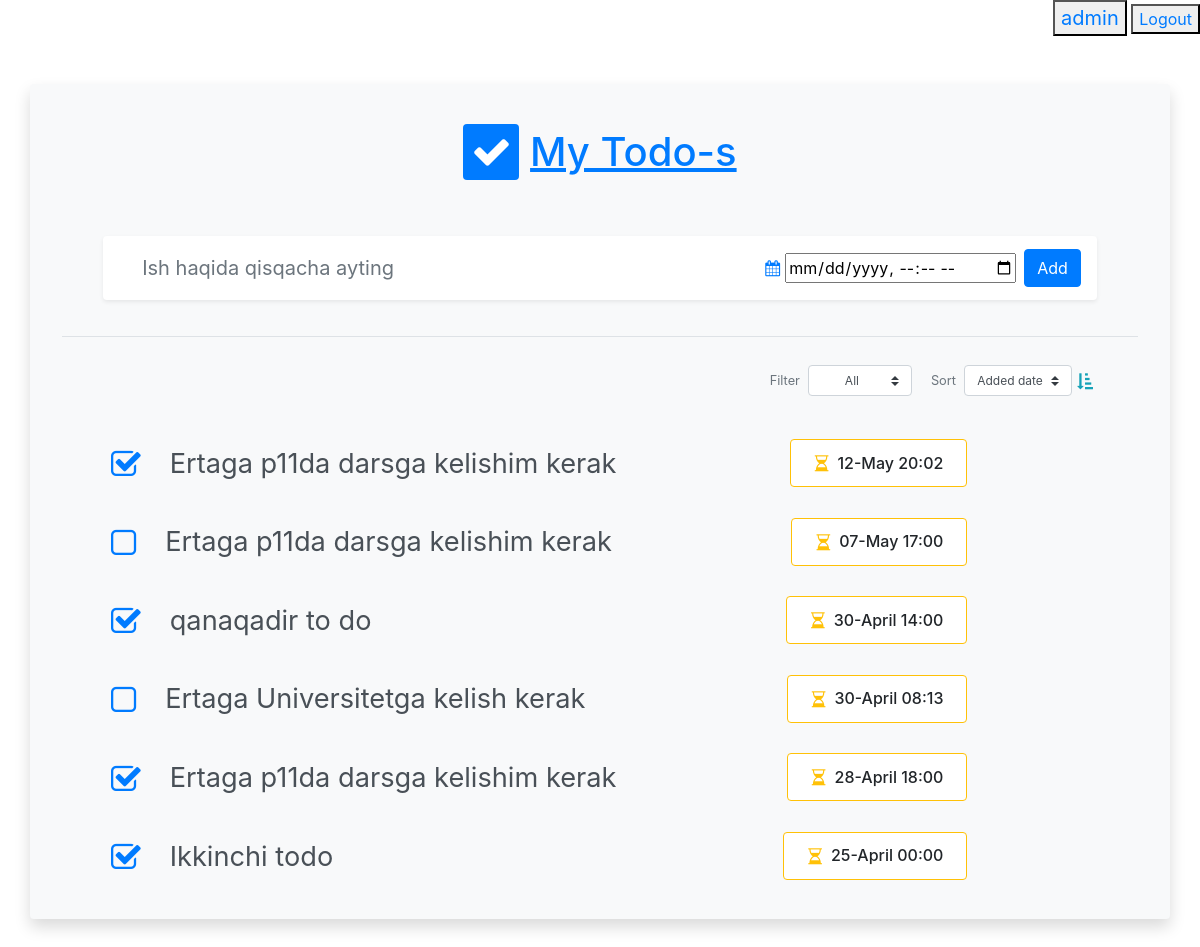
The app's page / (signed in) with its own data.
### app/models.py (models this page shows, shortened)
class Todo(models.Model):
    tanlovlar = (
        ('created', 'To do listning holati Yaratildi '), ('done', 'To do listning holati Bajarildi')
    )
    user = models.ForeignKey(User, on_delete=models.CASCADE, null=True, blank=True)
    title = models.CharField(max_length=125, null=True, blank=True)
    image = models.ImageField(upload_to='images', null=True, blank=True)
    due_time = models.DateTimeField(null=True, blank=True)
    status = models.CharField(max_length=25, default='created', null=True, blank=True, choices=tanlovlar)
    created_date = models.DateTimeField(auto_now_add=True, null=True, blank=True)
    def format_time(self):
        datetodo = self.due_time+datetime.timedelta(hours=5)
        return datetodo.strftime("%d-%B  %H:%M")
    def format_time_html(self):
        datetodo = self.due_time + datetime.timedelta(hours=5)
        return datetodo.strftime("%Y-%m-%dT%H:%M")

### app/views.py (the view, shortened to what this page needs)
# urls.py: path('', home, name='home'),
def home(request):
    if not request.user.is_authenticated:
        return redirect('login')
    user = request.user
    todos = Todo.objects.filter(user=user).order_by('-due_time')
    return render(request=request, template_name='home.html', context={'todos': todos})

### templates/home.html (shortened to what this page needs)
<!DOCTYPE html>
{% load static %}
<html lang="en">
<head>
    <link rel="stylesheet" href="{% static 'todo/style.css' %}">
    <link rel="stylesheet" href="https://stackpath.bootstrapcdn.com/bootstrap/4.1.3/css/bootstrap.min.css">
    <link rel="stylesheet" href="https://stackpath.bootstrapcdn.com/font-awesome/4.7.0/css/font-awesome.min.css">
    <link rel="stylesheet"
          href="https://cdnjs.cloudflare.com/ajax/libs/bootstrap-datepicker/1.9.0/css/bootstrap-datepicker.standalone.min.css">
</head>
<body>
<div style="text-align: right">
    {% if request.user.username %}
    <button><a style=" font-size:20px; " href="#">{{ request.user.username }}</a> </button>
    {% else %}
    <button><a style=" font-size:20px; " href="{% url 'login' %}">Kirish</a> </button>
    {% endif %}
    <button><a href="{% url 'logout' %}">Logout</a></button>
</div>
<div class="container m-5 p-2 rounded mx-auto bg-light shadow">
    <div class="row m-1 p-4">
        <div class="col">
            <div class="p-1 h1 text-primary text-center mx-auto display-inline-block">
                <i class="fa fa-check bg-primary text-white rounded p-2"></i>
                <u>My Todo-s</u>
            </div>
        </div>
    </div>
    <div class="row m-1 p-3">
        <div class="col col-11 mx-auto">
            <div class="row bg-white rounded shadow-sm p-2 add-todo-wrapper align-items-center justify-content-center">
                <div class="col">
                    <input class="form-control form-control-lg border-0 add-todo-input bg-transparent rounded"
                           type="text" id="todo_description" placeholder="Ish haqida qisqacha ayting">
                </div>
                <div class="col-auto m-0 px-2 d-flex align-items-center">
                    <i class="fa fa-calendar my-2 px-1 text-primary btn due-date-button" data-toggle="tooltip"
                       data-placement="bottom" title="Set a Due date"></i>
                    <input type="datetime-local" id="todotime">
                </div>
                <div class="col-auto px-0 mx-0 mr-2" id="buttonid">
                    <button type="button" class="btn btn-primary" onclick="send_data()" id='add_button'>Add</button>
                </div>
            </div>
        </div>
    </div>
    <div class="p-2 mx-4 border-black-25 border-bottom"></div>
    <div class="row m-1 p-3 px-5 justify-content-end">
        <div class="col-auto d-flex align-items-center">
            <label class="text-secondary my-2 pr-2 view-opt-label">Filter</label>
            <select class="custom-select custom-select-sm btn my-2" id="filter_todo" onchange="filter_todo()">
                <option value="all" selected>All</option>
            </select>
        </div>
        <div class="col-auto d-flex align-items-center px-1 pr-3">
            <label class="text-secondary my-2 pr-2 view-opt-label">Sort</label>
            <select class="custom-select custom-select-sm btn my-2">
                <option value="added-date-asc" selected>Added date</option>
            </select>
            <i class="fa fa fa-sort-amount-asc text-info btn mx-0 px-0 pl-1" data-toggle="tooltip"
               data-placement="bottom" title="Ascending"></i>
        </div>
    </div>
    <div class="row mx-1 px-5 pb-3 w-80">
        <div class="col mx-auto" id="all_todos">
            {% for i in todos %}
                <div class="row px-3 align-items-center todo-item rounded">
                    <div class="col-auto m-1 p-0 d-flex align-items-center">
                        <h2 class="m-0 p-0">
                            {% if i.status == 'done' %}
                                <i class="fa fa-check-square-o text-primary btn m-0 p-0" data-toggle="tooltip"
                                   data-placement="bottom" title="Mark as todo"></i>
                            {% else %}
                                <i class="fa fa-square-o text-primary btn m-0 p-0" data-toggle="tooltip"
                                   data-placement="bottom" title="Mark as complete"></i>
                            {% endif %}
                        </h2>
                    </div>
                    <div class="col px-1 m-1 d-flex align-items-center">
                        <input type="text"
                               class="form-control form-control-lg border-0 edit-todo-input bg-transparent rounded px-3"
                               readonly value="{{ i.title }}" title="Renew car insurance"/>
                    </div>
                    <div class="col-auto m-1 p-0 px-3">
                        <div class="row">
                            <div class="col-auto d-flex align-items-center rounded bg-white border border-warning">
                                <i class="fa fa-hourglass-2 my-2 px-2 text-warning btn" data-toggle="tooltip"
                                   data-placement="bottom" title="" data-original-title="Due on date"></i>
                                <h6 class="text my-2 pr-2">{{ i.format_time }}</h6>
                            </div>
                        </div>
                    </div>
                </div>
            {% endfor %}
        </div>
    </div>
</div>
</body>
</html>

### static/todo/style.css (style rules this page uses)
body { font-family: "Open Sans", sans-serif; line-height: 1.6; }
.add-todo-input, .edit-todo-input { outline: none; }
.view-opt-label, .date-label { font-size: 0.8rem; }
.edit-todo-input { font-size: 1.7rem !important; }

### records on screen
Todo: status "done" (drawn), title "Ertaga p11da darsga kelishim kerak", format_time "12-May 20:02"
Todo: status "created" (drawn), title "Ertaga p11da darsga kelishim kerak", format_time "07-May 17:00"
Todo: status "done" (drawn), title "qanaqadir to do", format_time "30-April 14:00"
Todo: status "created" (drawn), title "Ertaga Universitetga kelish kerak", format_time "30-April 08:13"
Todo: status "done" (drawn), title "Ertaga p11da darsga kelishim kerak", format_time "28-April 18:00"
Todo: status "done" (drawn), title "Ikkinchi todo", format_time "25-April 00:00"

### other values on screen
{{ request.user.username }} "admin"
